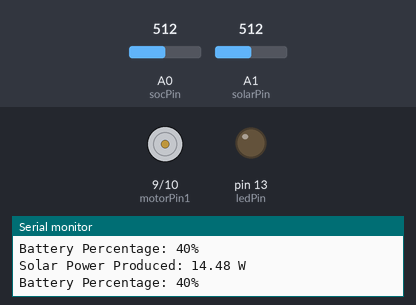
Simulated run of this sketch. Board: Arduino Uno, built with avr-gcc and run on an emulated ATmega328P. Shown: motor-driver pin pairs drawn as motors (green arrow = first pin HIGH = forward, orange = second pin HIGH = backward, longer = more drive, scaled by the enable pin), output pins drawn as LEDs (lit = HIGH), the last lines printed to the serial monitor. Inputs (shaded band) come from the test bench; at power-on: A0 (socPin) = 512, A1 (solarPin) = 512.

Above: at 1.8 s.
1.9 s: A0 (socPin) set to 423
3.4 s: A0 (socPin) set to 393
At 5.1 s:
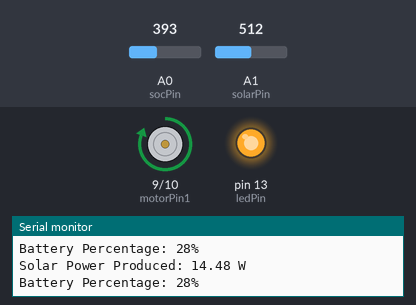
5.5 s: A1 (solarPin) set to 890
7.2 s: A1 (solarPin) set to 918
At 8.3 s:
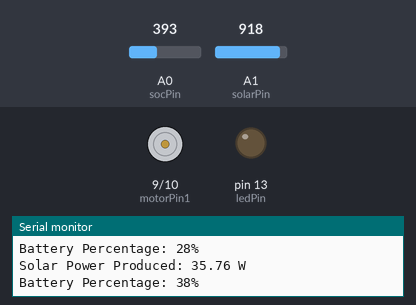
9.5 s: A1 (solarPin) set to 874
At 11.2 s:
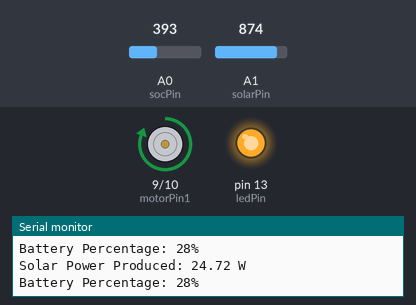
11.5 s: A1 (solarPin) set to 900
At 12.8 s:
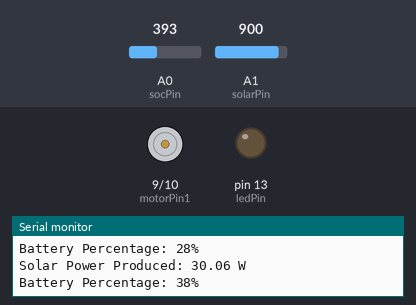
Timing chart, 0 to 14.5 s (numbered marks = the images above; inputs shaded):
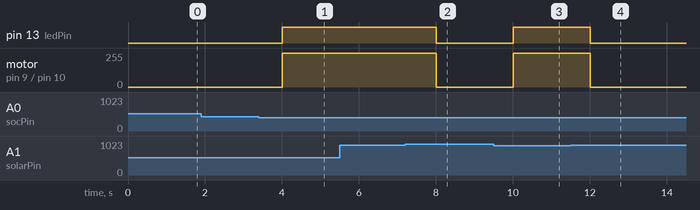

The sketch:

tinkercad.ino
```cpp
// https://www.tinkercad.com/things/1TiQPmiXWNR-frantic-migelo
int socPin = A0; // SOC input from potentiometer
int motorPin1 = 9; // L293D Input 1
int motorPin2 = 10; // L293D Input 2
int solarPin = A1; // Solar panel brightness (simulated by potentiometer)
int ledPin = 13; // LED to simulate generator status
int enA = 8;

void setup() {
  pinMode(motorPin1, OUTPUT);
  pinMode(motorPin2, OUTPUT);
  pinMode(ledPin, OUTPUT);
  pinMode(solarPin, INPUT);
  pinMode(enA, OUTPUT);

  digitalWrite(motorPin1, LOW);
  digitalWrite(motorPin2, LOW);
  // Start serial communication to print the solar output
  Serial.begin(9600);
}

void loop() {
  int socValue = analogRead(socPin); // Read battery SOC from potentiometer
  int solarBrightness = analogRead(solarPin); // Read solar panel brightness
  float correctedSolar = 0.0;
  if (solarBrightness <=884){
  	correctedSolar = (solarBrightness/884.0)*25.0;
  }
  else if (solarBrightness <=963){
  	correctedSolar = 25.0 + ((solarBrightness-884.0)/(963-884.0))*25.0;
  }
  else if (solarBrightness <=998){
  	correctedSolar = 50.0 +((solarBrightness-963.0)/(998.0-963.0))*25.0;
  }
  else if (solarBrightness <=1023){
  	correctedSolar = 75.0 +((solarBrightness-998)/(1023-998.0))*25.0;
  }
  // Map SOC to percentage (0-100)
  int socPercent = map(socValue, 0, 1023, 0, 100);
  float solarPower = map(solarBrightness, 0, 1023, 0, 100);
  // Simulate lower SOC when solar brightness is low (nighttime)
  if (correctedSolar < 30) {
    socPercent -= 10; // Discharge battery faster at night
  }
  if (socPercent < 0){
    socPercent = 0;
  }
  // Calculate solar power produced (simulating in watts)
  // Map solar brightness (0-1023) to a range of solar power (e.g., 0-100W)


  // Print the solar power produced to the Serial Monitor
  Serial.print("Solar Power Produced: ");
  Serial.print(correctedSolar);
  Serial.print(" W");
  Serial.print("\n");
  Serial.print("Battery Percentage: ");
  Serial.print(socPercent);
  Serial.print("%");
   Serial.print("\n");

  // Turn on motor (generator) if SOC is low
  if (socPercent < 30) {
    analogWrite(enA, 255);
    digitalWrite(motorPin1, HIGH); // Turn motor on (diesel generator)
    digitalWrite(motorPin2, LOW); // Motor direction
    digitalWrite(ledPin, HIGH); // LED ON (generator running)
  } else {
    digitalWrite(motorPin1, LOW); // Turn motor off
    digitalWrite(motorPin2, LOW); // Motor OFF
    digitalWrite(ledPin, LOW); // LED OFF (generator off)
  }

  delay(1000); // Delay to stabilize readings
}
```

Measured:
- the behaviour switches between 410 and 409 on A0 (socPin) (found by bisection; images 0 and 1)
- the behaviour switches between 899 and 900 on A1 (solarPin) (found by bisection; images 1 and 2)
- after the input at 3.4 s, pin 13 (ledPin): LOW → HIGH after 0.61 s; motor on pin 9 (motorPin1) / pin 10 (motorPin2): stopped → forward 255/255 after 0.61 s
- after the input at 7.2 s, pin 13 (ledPin): HIGH → LOW after 0.81 s; motor on pin 9 (motorPin1) / pin 10 (motorPin2): forward 255/255 → stopped after 0.81 s
- after the input at 9.5 s, pin 13 (ledPin): LOW → HIGH after 0.51 s; motor on pin 9 (motorPin1) / pin 10 (motorPin2): stopped → forward 255/255 after 0.51 s
- after the input at 11.5 s, pin 13 (ledPin): HIGH → LOW after 0.52 s; motor on pin 9 (motorPin1) / pin 10 (motorPin2): forward 255/255 → stopped after 0.52 s
